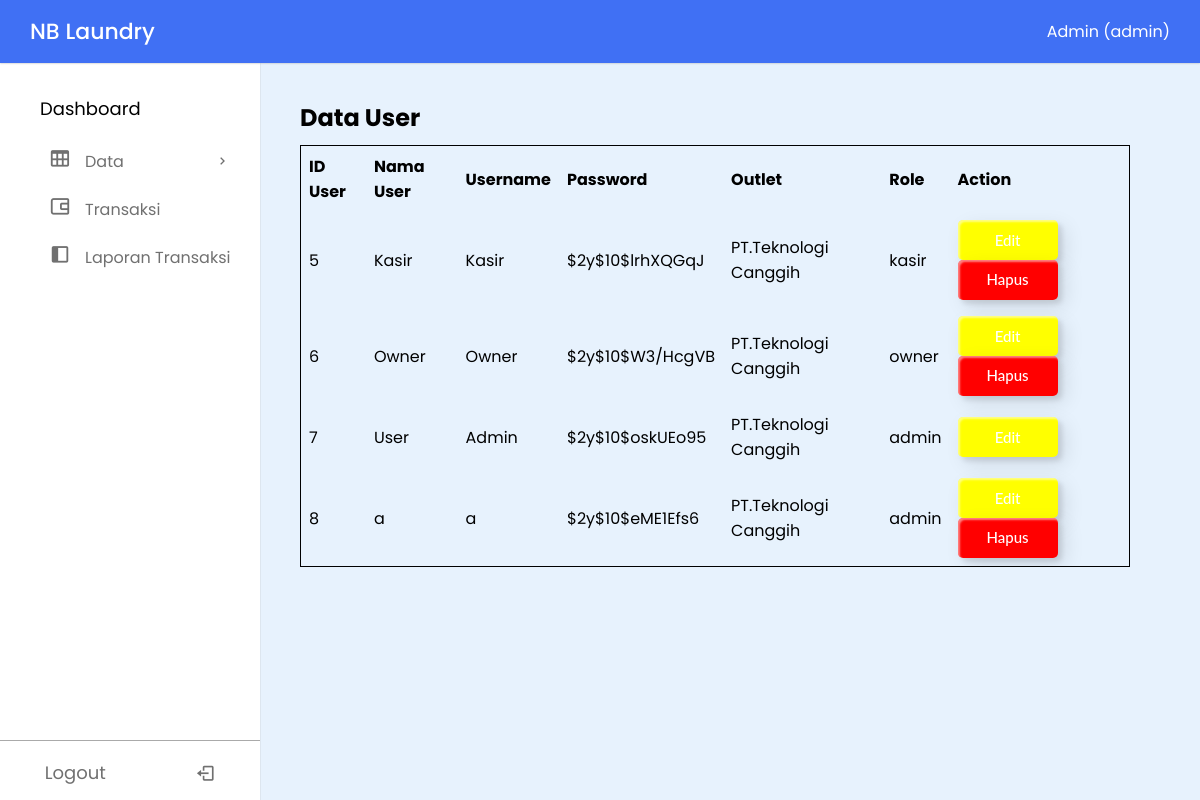
/dashboard.php?page=user (signed in), run on the app's committed database.
### tables this page shows
CREATE TABLE `tb_user` (
  `id_user` int(11) NOT NULL,
  `nama` varchar(100) NOT NULL,
  `username` varchar(30) NOT NULL,
  `password` text NOT NULL,
  `id_outlet` int(11) NOT NULL,
  `role` enum('admin','kasir','owner') NOT NULL
);

CREATE TABLE `tb_outlet` (
  `id_outlet` int(11) NOT NULL,
  `nama` varchar(100) NOT NULL,
  `alamat` text NOT NULL,
  `tlp` varchar(15) NOT NULL
);

### user/show-user.php (the view, shortened to what this page needs)
<section class="main">
    <h2>Data User</h2>
    <div class="myclass">
        <table>
            <tr>
                <th>ID User</th>
                <th>Nama User</th>
                <th>Username</th>
                <th>Password</th>
                <th>Outlet</th>
                <th>Role</th>
                <th>Action</th>
            </tr>
            <?php
            $query = "SELECT * FROM tb_user ORDER BY id_user ASC";
            $sql_rm = mysqli_query($conn, $query) or die(mysqli_error($conn));
            while ($data = mysqli_fetch_array($sql_rm)) {
                $modal_id = "modalubah" . $data['id_user'];
            ?>
                <tr>
                    <td><?= $data['id_user'] ?></td>
                    <td><?= $data['nama'] ?></td>
                    <td><?= $data['username'] ?></td>
                    <td><?= substr($data['password'], 0, 15) ?></td>
                    <td>
                        <?php
                        $queryOutlet = "SELECT * FROM tb_outlet WHERE id_outlet='" . $data['id_outlet'] . "'";
                        $dataOutlet = mysqli_query($conn, $queryOutlet);
                        $barisOutlet = mysqli_fetch_array($dataOutlet);
                        ?>
                        <?= $barisOutlet['nama'] ?>
                    </td>
                    <td><?= $data['role'] ?></td>
                    <td>
                        <button type="button" class="custom-btn btn-2" data-member-id="<?= $data['id_user'] ?>" onclick="openModal('<?php echo $modal_id ?>')">Edit</button>
                        <?php
                        if ($_SESSION['username'] != $data['username']) {
                        ?>
                            <a href="./proses/proses-hapus-user.php?id_user=<?= $data['id_user'] ?>" class="custom-btn btn-3">Hapus</a>
                        <?php
                        }
                        ?>
                    </td>
                </tr>
            <?php
            }
            ?>
        </table>
</section>

### assets/css/dashboard.css (style rules this page uses)
* { margin: 0; padding: 0; box-sizing: border-box; font-family: "Poppins", sans-serif; }
:root { --white-color: #fff; --blue-color: #4070f4; --grey-color: #707070; --grey-color-light: #aaa; }
body { background-color: #e7f2fd; transition: all 0.5s ease; }
section { padding: 100px 70px 0 300px; }
.myclass { overflow-x: auto; }
table { border-spacing: 0; width: 100%; border: 1px solid; margin-top: 10px; }
th, td { text-align: left; padding: 8px; }
.custom-btn { animation: both; width: 100px; height: 40px; color: black; border-radius: 5px; padding: 10px 25px; font-family: 'Lato', sans-serif; font-weight: 500; background: transparent; cursor: pointer; transition: all 0.3s ease; position: relative; display: inline-block; box-shadow: inset 2px 2px 2px 0px rgba(255, 255, 255, .5), 7px 7px 20px 0px rgba(0, 0, 0, .1), 4px 4px 5px 0px rgba(0, 0, 0, .1); outline: none; font-size: 15px; text-decoration: none; text-align: center; }
.btn-2 { background: yellow; border: none; text-align: center; color: white; }
.btn-3 { text-align: center; background: red; border: none; color: white; }

### data on the page
tb_user: id_user "5", nama "Kasir", username "Kasir", password "$2y$10$lrhXQGqJ", id_outlet.nama "PT.Teknologi Canggih", role "kasir"
tb_user: id_user "6", nama "Owner", username "Owner", password "$2y$10$W3/HcgVB", id_outlet.nama "PT.Teknologi Canggih", role "owner"
tb_user: id_user "7", nama "User", username "Admin", password "$2y$10$oskUEo95", id_outlet.nama "PT.Teknologi Canggih", role "admin"
tb_user: id_user "8", nama "a", username "a", password "$2y$10$eME1Efs6", id_outlet.nama "PT.Teknologi Canggih", role "admin"

### other printed values
$_SESSION['username'] "Admin"
$_SESSION['role'] "admin"
